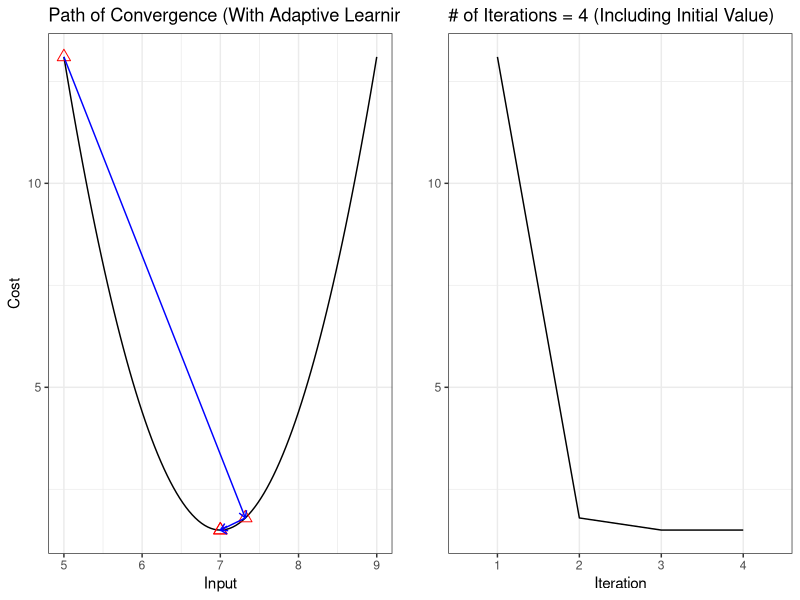
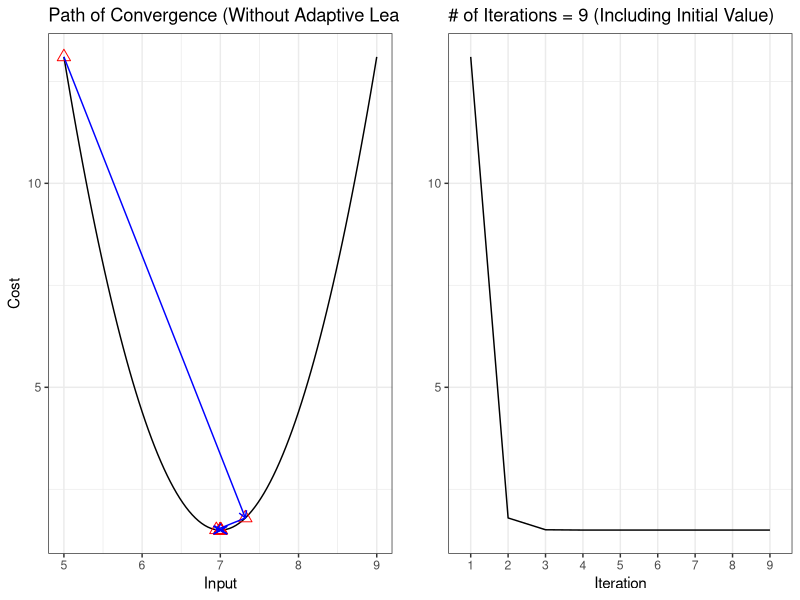

Generate these figures, in order, with R:
### Gradient Descent Example ----
require(gridExtra)
require(ggplot2)

##Loss Function 1 and Derivative
lossFunc <- function(x){ 2.9 * (x - 7)^2 + 1.5 }
deriv <- function(x){ 2.9 * 2 * (x-7) }

##Algorithm
gradientDescent <- function(init, max_it = 1000, tol_err = 1e-06, learning_rate = 0.2, adaptive = TRUE){
  it = 0
  x = init
  learningRate = learning_rate
  relErr = 1
  
  xDf = numeric(); xDf[1] = x
  stop = 0
  while(stop == 0 & it < max_it){
    it = it + 1
    
    gradient = deriv(x)
    xNew = x - as.numeric(learningRate)*gradient
    xDf[it + 1] = xNew
    
    cat('it = ', it, '\n', 'x = ', xNew, '\n', 'learning rate = ', learningRate, '\n')
    cat('------------------------------', '\n')
    
    relErr = abs(x - xNew) / max(1, abs(xNew))
    if(relErr <= tol_err) stop = 1
    
    if(adaptive == TRUE){
      ##Barzilai and Borwein - Adaptive Learning Rate
      deltaX = xNew - x
      deltaG = deriv(xNew) - gradient
      learningRate = (t(deltaG) %*% deltaX) / (t(deltaG) %*% deltaG)
    }
    
    x = xNew
  }
  df = data.frame(x = xDf, y = lossFunc(xDf))
  return(df)
}

x0 = 5
withAdapt = gradientDescent(x0)
withoutAdapt = gradientDescent(x0, adaptive = FALSE)

##Plotting
#Given Adaptive Learning Rate
segmentWithAdapt <- data.frame(x = double(), y = double(), xend = double(), yend = double())
for(i in 1:(nrow(withAdapt) - 1)){
  segmentWithAdapt[i, ] <- cbind(withAdapt[i, ], withAdapt[i + 1, ])
}
plot1withAdapt <- {ggplot(data.frame(x = c(5, 9)), aes(x)) + 
    stat_function(fun = lossFunc) + 
    geom_point(data = withAdapt, aes(x, y), color = 'red', size = 3, shape = 2) +
    geom_segment(data = segmentWithAdapt, aes(x = x, y = y, xend = xend, yend = yend), color = 'blue', arrow = arrow(length = unit(0.2, 'cm'))) +
    labs(title = 'Path of Convergence (With Adaptive Learning Rate)', x = 'Input', y = 'Cost') +
    theme_bw()}
plot2withAdapt <- {ggplot(withAdapt, aes(rownames(withAdapt), y, group = 1)) +
    geom_line() + 
    labs(title = paste0('# of Iterations = ', max(rownames(withAdapt)), ' (Including Initial Value)'), x = 'Iteration', y = '') +
    theme_bw()}
grid.arrange(plot1withAdapt, plot2withAdapt, ncol = 2)

#Given No Adaptive Learning Rate
segmentWithoutAdapt <- data.frame(x = double(), y = double(), xend = double(), yend = double())
for(i in 1:(nrow(withoutAdapt) - 1)){
  segmentWithoutAdapt[i, ] <- cbind(withoutAdapt[i, ], withoutAdapt[i + 1, ])
}
plot1withoutAdapt <- {ggplot(data.frame(x = c(5, 9)), aes(x)) + 
    stat_function(fun = lossFunc) + 
    geom_point(data = withoutAdapt, aes(x, y), color = 'red', size = 3, shape = 2) +
    geom_segment(data = segmentWithoutAdapt, aes(x = x, y = y, xend = xend, yend = yend), color = 'blue', arrow = arrow(length = unit(0.2, 'cm'))) +
    labs(title = 'Path of Convergence (Without Adaptive Learning Rate)', x = 'Input', y = 'Cost') +
    theme_bw()}
plot2withoutAdapt <- {ggplot(withoutAdapt, aes(rownames(withoutAdapt), y, group = 1)) +
    geom_line() + 
    labs(title = paste0('# of Iterations = ', max(rownames(withoutAdapt)), ' (Including Initial Value)'), x = 'Iteration', y = '') +
    theme_bw()}
grid.arrange(plot1withoutAdapt, plot2withoutAdapt, ncol = 2)
